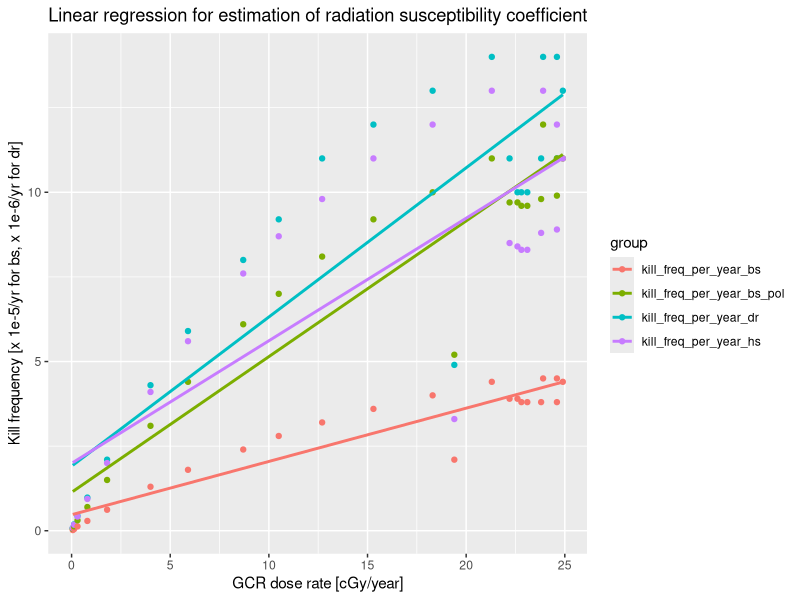

Here is the R script that generated this plot:
library(tidyverse)

# Data from Mileikowsky et al. (2000) https://doi.org/10.1006/icar.1999.6317,
# table "Effects of GCR and Natural Radioactivity".
#
# READ THE HEADERS BEFORE USING THESE SLOPES. The numbers below are copied
# verbatim from the paper and are NOT in SI:
#
#   dose_rates            is in cGy/YEAR, not Gy. Divide by 100 for Gy/yr.
#   kill_freq_..._bs      carries the table's header multiplier x 10^-5.
#   kill_freq_..._bs_pol  likewise x 10^-5.
#   kill_freq_..._dr      carries x 10^-6, a different multiplier.
#   kill_freq_..._hs      multiplier not verified - do not use this column.
#
# So the regression slopes below (0.157 for bs, 0.441 for dr) are NOT
# inactivation coefficients in 1/Gy. Converting properly:
#
#   c_rad = slope * (header multiplier) / (0.01 Gy per cGy)
#   B. subtilis    : 0.1574 * 1e-5 / 1e-2 = 1.57e-4 1/Gy
#   D. radiodurans : 0.4408 * 1e-6 / 1e-2 = 4.41e-5 1/Gy
#
# Reading the raw slopes as 1/Gy overstates them by 1e3 to 1e4. That mistake
# was made once in this project already - see biology/constants.py.
#
# Note also that bs and dr have DIFFERENT header multipliers, so plotting them
# on shared axes below compares quantities that are not in the same units. The
# per-organism regressions are meaningful; the combined plot is not.
dose_rates <- c(19.4, 22.2, 22.6, 22.8, 23.1, 23.8, 24.6, 24.9, 24.6, 23.9, 21.3, 18.3, 15.3, 12.7, 10.5,
                8.7, 5.9, 4.0, 1.8, 0.8, 0.3, 0.13, 0.06)
kill_freq_per_year_bs <- c(2.1, 3.9, 3.9, 3.8, 3.8, 3.8, 3.8, 4.4, 4.5, 4.5, 4.4, 4.0, 3.6, 3.2, 2.8, 2.4, 1.8, 1.3, 0.62, 0.29, 0.13, 0.05, 0.02)
kill_freq_per_year_bs_pol <- c(5.2, 9.7, 9.7, 9.6, 9.6, 9.8, 9.9, 11, 11, 12, 11, 10, 9.2, 8.1, 7.0, 6.1, 4.4, 3.1, 1.5, 0.7, 0.31, 0.13, 0.06)
kill_freq_per_year_dr <- c(4.9, 11, 10, 10, 10, 11, 11, 13, 14, 14, 14, 13, 12, 11, 9.2, 8, 5.9, 4.3, 2.1, 0.98, 0.44, 0.19, 0.08)
kill_freq_per_year_hs <- c(3.3, 8.5, 8.4, 8.3, 8.3, 8.8, 8.9, 11, 12, 13, 13, 12, 11, 9.8, 8.7, 7.6, 5.6, 4.1, 2, 0.94, 0.42, 0.18, 0.08)

#data arangement
radiation_susceptibility_data <- data.frame(dose_rates, kill_freq_per_year_bs, kill_freq_per_year_bs_pol, kill_freq_per_year_dr, kill_freq_per_year_hs)
radiation_susceptibility_data <- radiation_susceptibility_data %>% arrange(dose_rates)
radiation_susceptibility_data_longer <- pivot_longer(radiation_susceptibility_data,
                        cols = -dose_rates,          
                        names_to = "group", 
                        values_to = "kill_frequency")   

#ploting the data and regression lines
ggplot(radiation_susceptibility_data_longer, aes(x = dose_rates, y = kill_frequency, color = group)) + 
  geom_point() + 
  geom_smooth(method = "lm", se = FALSE) +
  xlab("GCR dose rate [cGy/year]") +
  ylab("Kill frequency [x 1e-5/yr for bs, x 1e-6/yr for dr]") +
  ggtitle("Linear regression for estimation of radiation susceptibility coefficient")

#coefficent extraction for linear regression
lm_bs <- lm(kill_freq_per_year_bs ~ dose_rates, data = radiation_susceptibility_data)
lm_bs_pol <- lm(kill_freq_per_year_bs_pol ~ dose_rates, data = radiation_susceptibility_data)
lm_dr <- lm(kill_freq_per_year_dr ~ dose_rates, data = radiation_susceptibility_data)
lm_hs <- lm(kill_freq_per_year_hs ~ dose_rates, data = radiation_susceptibility_data)
